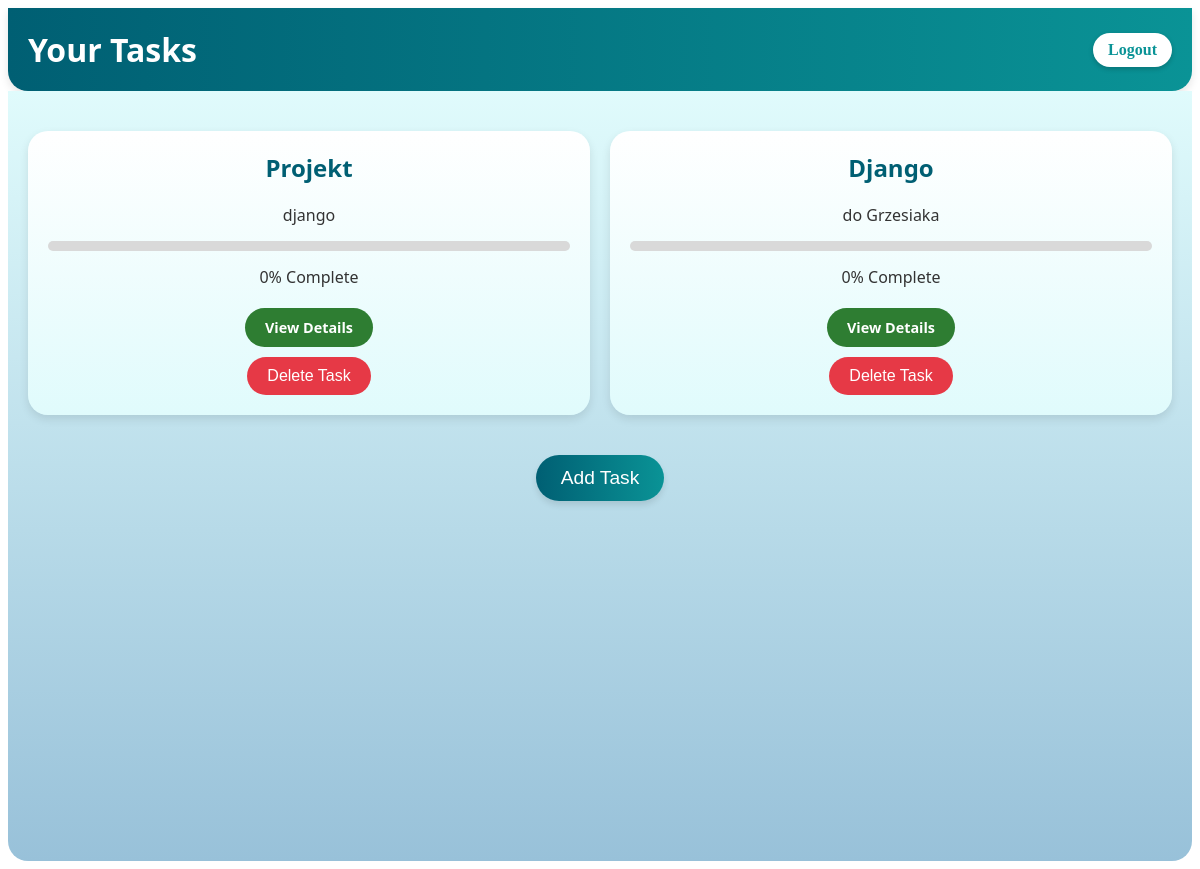
Page /tasks/dashboard/ (signed in) on the earlier database version.
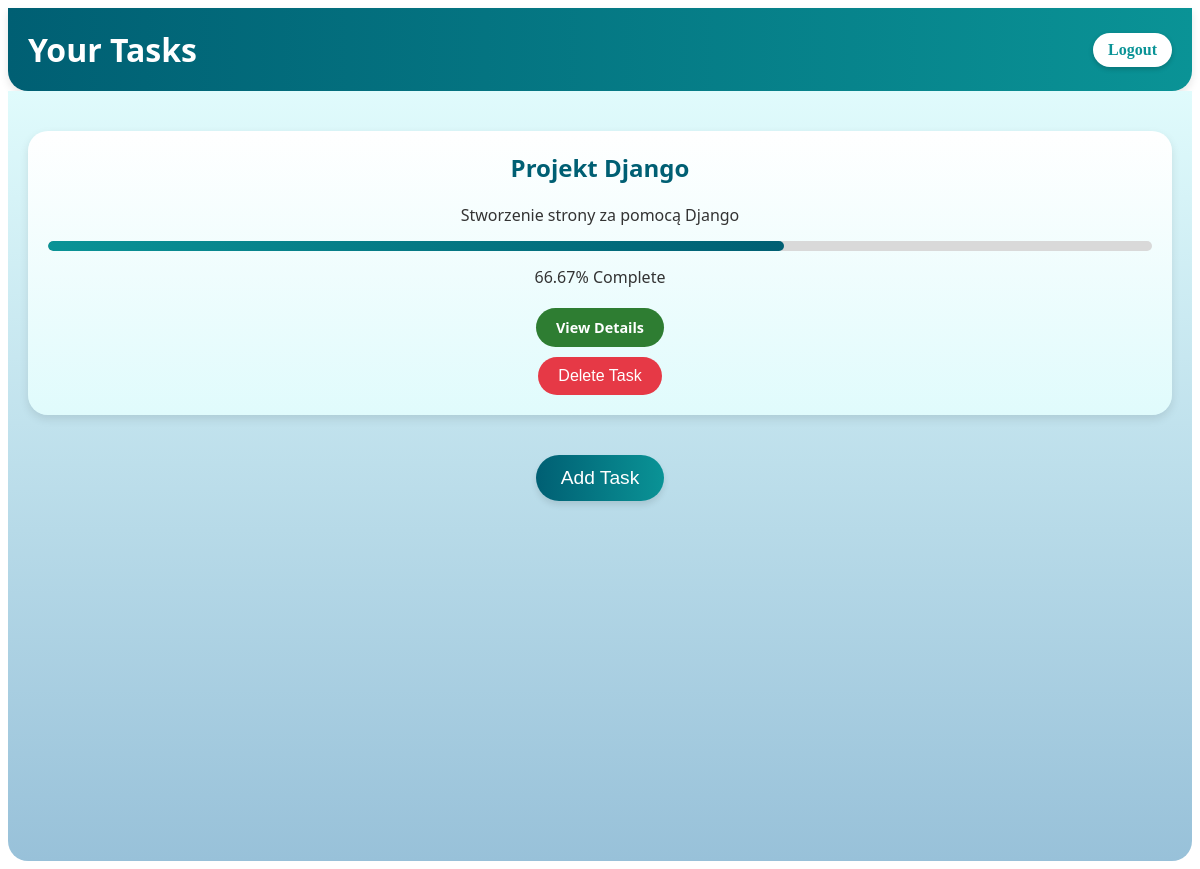
Same page on the later database version.
### tasks/models.py (models this page shows, shortened)
class Task(models.Model):
    name = models.CharField(max_length=255)
    description = models.TextField(blank=True, null=True)
    deadline = models.DateField(null=True, blank=True)
    status = models.CharField(
        max_length=20,
        choices=[
            ('to_do', 'To Do'),
            ('in_progress', 'In Progress'),
            ('completed', 'Completed'),
        ],
        default='to_do',
    )
    user = models.ForeignKey(
        settings.AUTH_USER_MODEL,
        on_delete=models.CASCADE,
        related_name='tasks'
    )
    created_at = models.DateTimeField(auto_now_add=True)
    updated_at = models.DateTimeField(auto_now=True)
    def calculate_progress(self):
        steps = self.steps.all()
        total_steps = steps.count()
        if total_steps == 0:
            self.progress = 0
        else:
            completed_steps = steps.filter(is_completed=True).count()
            self.progress = (completed_steps / total_steps) * 100
            self.progress = round((completed_steps / total_steps) * 100, 2)  # Zaokrąglenie do 2 miejsc po przecinku
        self.save()
        return self.progress

### tasks/views.py (the view)
# urls.py: path('dashboard/', views.dashboard, name='dashboard'),
def dashboard(request):
    tasks = Task.objects.filter(user=request.user)
    for task in tasks:
        task.progress = task.calculate_progress()  # Dynamiczne obliczanie postępu
    task_id = request.GET.get('task_id')
    selected_task = None
    if task_id:
        selected_task = get_object_or_404(Task, id=task_id, user=request.user)
    return render(request, 'dashboard.html', {
        'tasks': tasks,
        'selected_task': selected_task,
    })

### templates/dashboard.html (shortened to what this page needs)
<!DOCTYPE html>
<html lang="en">
<head>
    {% load static %}
    <link rel="stylesheet" href="{% static 'css/style-dashboard.css' %}">
</head>
<body>
    <header>
        <h1>Your Tasks</h1>
        <div class="logout-container">
            <a href="{% url 'logout' %}">Logout</a>
        </div>
    </header>
    <main>
        <div class="task-container">
            {% for task in tasks %}
            <div class="task-card">
                <h2>{{ task.name }}</h2>
                <p>{{ task.description }}</p>
                <div class="progress-bar">
                    <div class="progress" style="width: {{ task.progress }}%;"></div>
                </div>
                <p>{{ task.progress }}% Complete</p>
                <a href="{% url 'task_detail' task.id %}" class="details-link">View Details</a>
                <form method="POST" action="{% url 'delete_task' task.id %}">
                    <button type="submit" class="delete-task-btn">Delete Task</button>
                </form>
            </div>
            {% endfor %}
        </div>
        <button class="add-task-btn" onclick="location.href='{% url 'create_task' %}'">Add Task</button>
    </main>
</body>
</html>

### static/css/style-dashboard.css (style rules this page uses)
header { background: linear-gradient(to right, #005f73, #0a9396); color: white; padding: 20px; display: flex; justify-content: space-between; align-items: center; border-radius: 0 0 20px 20px; box-shadow: 0 4px 8px rgba(0, 0, 0, 0.1); }
header h1 { margin: 0; font-size: 2rem; font-family: 'Segoe UI', sans-serif; }
.logout-container { background-color: white; padding: 8px 15px; border-radius: 20px; box-shadow: 0 2px 5px rgba(0, 0, 0, 0.2); display: flex; align-items: center; }
.logout-container a { text-decoration: none; color: #0a9396; font-weight: bold; font-size: 1rem; transition: color 0.3s ease; }
main { padding: 20px; font-family: 'Segoe UI', Arial, sans-serif; background: linear-gradient(to bottom, #e0fbfc, #98c1d9); min-height: calc(100vh - 70px); border-radius: 0 0 20px 20px; }
.add-task-btn { background: linear-gradient(to right, #005f73, #0a9396); color: white; border: none; padding: 12px 25px; border-radius: 25px; font-size: 1.2rem; cursor: pointer; margin: 20px auto; display: block; box-shadow: 0 4px 6px rgba(0, 0, 0, 0.1); transition: background-color 0.3s ease, transform 0.2s ease; }
.task-container { display: grid; grid-template-columns: repeat(auto-fit, minmax(300px, 1fr)); gap: 20px; padding: 20px 0; }
.task-card { background: linear-gradient(to bottom, #ffffff, #e0fbfc); border-radius: 20px; padding: 20px; box-shadow: 0 4px 10px rgba(0, 0, 0, 0.1); text-align: center; transition: transform 0.2s ease, box-shadow 0.3s ease; }
.task-card h2 { margin-top: 0; color: #005f73; font-size: 1.5rem; }
.task-card p { color: #333; font-size: 1rem; margin: 10px 0; }
.progress-bar { background-color: #d9d9d9; border-radius: 10px; overflow: hidden; height: 10px; margin: 15px 0; }
.progress { background: linear-gradient(to right, #0a9396, #005f73); height: 100%; border-radius: 10px; }
.delete-task-btn { background: #e63946; color: white; border: none; padding: 10px 20px; border-radius: 20px; font-size: 1rem; cursor: pointer; margin-top: 10px; transition: background-color 0.3s ease, transform 0.2s ease; }
a.details-link { background-color: #2E7D32; color: white; text-decoration: none; padding: 10px 20px; border-radius: 20px; font-size: 0.9rem; font-weight: bold; display: inline-block; transition: background-color 0.3s ease, transform 0.2s ease; margin-top: 10px; }

Differences in the rows shown:
removed Task: name "Projekt", description "django", progress "0"
removed Task: name "Django", description "do Grzesiaka", progress "0"
added Task: name "Projekt Django", description "Stworzenie strony za pomocą Django", progress "66.67"
